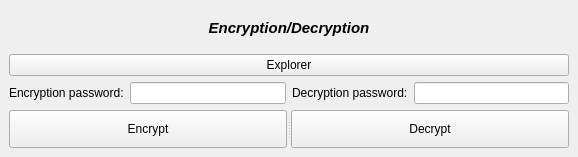
<?xml version="1.0" encoding="UTF-8"?>
<ui version="4.0">
 <class>MainWindow</class>
 <widget class="QMainWindow" name="MainWindow">
  <property name="geometry">
   <rect>
    <x>0</x>
    <y>0</y>
    <width>578</width>
    <height>157</height>
   </rect>
  </property>
  <property name="windowTitle">
   <string>MainWindow</string>
  </property>
  <widget class="QWidget" name="centralwidget">
   <layout class="QGridLayout" name="gridLayout">
    <item row="3" column="0">
     <layout class="QHBoxLayout" name="horizontalLayout">
      <item>
       <widget class="QLabel" name="Password_txt">
        <property name="text">
         <string>Encryption password:</string>
        </property>
       </widget>
      </item>
      <item>
       <widget class="QLineEdit" name="passwordEdit"/>
      </item>
      <item>
       <widget class="QLabel" name="label">
        <property name="text">
         <string>Decryption password:</string>
        </property>
       </widget>
      </item>
      <item>
       <widget class="QLineEdit" name="decryptPasswordEdit"/>
      </item>
     </layout>
    </item>
    <item row="4" column="0">
     <widget class="QSplitter" name="splitter">
      <property name="orientation">
       <enum>Qt::Orientation::Horizontal</enum>
      </property>
      <widget class="QPushButton" name="Encrypt_button">
       <property name="text">
        <string>Encrypt</string>
       </property>
      </widget>
      <widget class="QPushButton" name="Decrypt_button">
       <property name="text">
        <string>Decrypt</string>
       </property>
      </widget>
     </widget>
    </item>
    <item row="2" column="0">
     <layout class="QHBoxLayout" name="horizontalLayout_2">
      <item>
       <widget class="QPushButton" name="Explorer_button">
        <property name="text">
         <string>Explorer</string>
        </property>
       </widget>
      </item>
     </layout>
    </item>
    <item row="1" column="0">
     <widget class="QLabel" name="Name_txt">
      <property name="mouseTracking">
       <bool>true</bool>
      </property>
      <property name="layoutDirection">
       <enum>Qt::LayoutDirection::LeftToRight</enum>
      </property>
      <property name="frameShadow">
       <enum>QFrame::Shadow::Plain</enum>
      </property>
      <property name="text">
       <string>&lt;html&gt;&lt;head/&gt;&lt;body&gt;&lt;p align=&quot;center&quot;&gt;&lt;span style=&quot; font-size:11pt; font-weight:700; font-style:italic;&quot;&gt; Encryption/Decryption&lt;/span&gt;&lt;/p&gt;&lt;/body&gt;&lt;/html&gt;</string>
      </property>
      <property name="textFormat">
       <enum>Qt::TextFormat::AutoText</enum>
      </property>
     </widget>
    </item>
   </layout>
  </widget>
 </widget>
 <resources/>
 <connections/>
</ui>
